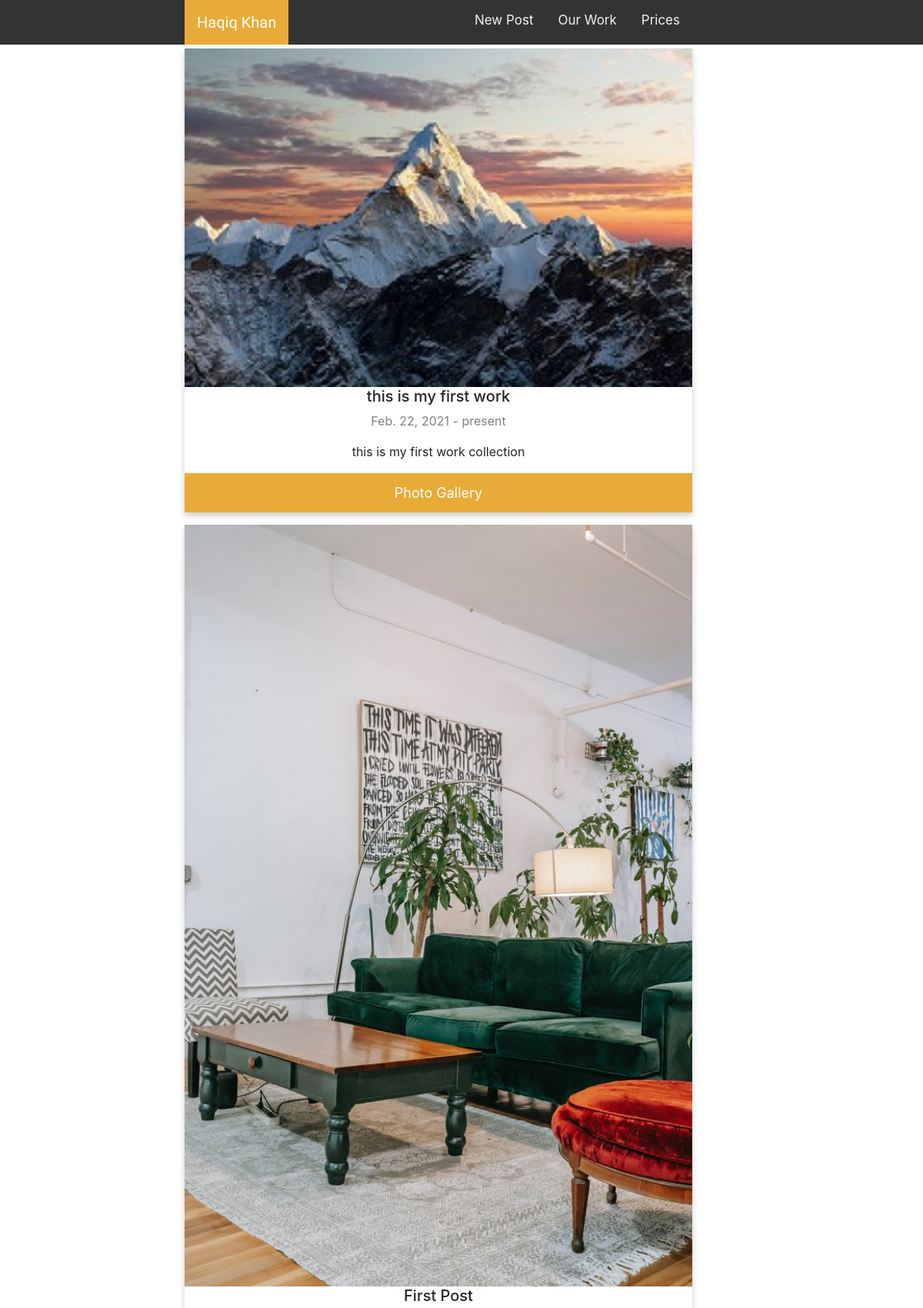
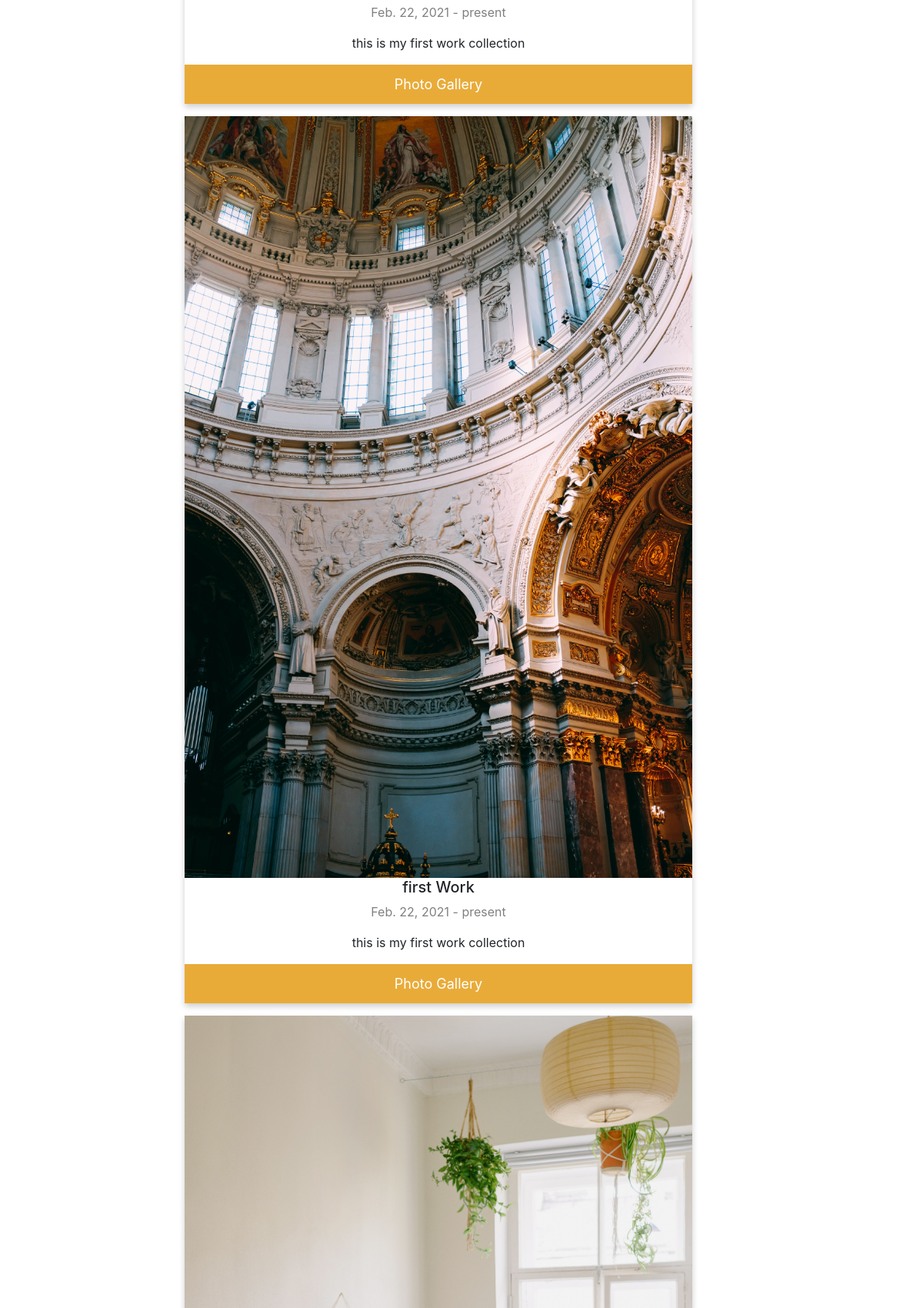
Page /ourwork (upper part) on the committed database (2 pictures, top to bottom).
### home/models.py (models this page shows, shortened)
class OurWork(models.Model):
    title = models.CharField(max_length=200)
    start_date = models.DateField()
    end_date = models.DateField(null=True, blank=True)
    description = models.CharField(max_length=1000, blank=True)
    thumbnail = models.FileField(upload_to='ourWork/')

### home/views.py (the view)
# urls.py: path('ourwork', views.our_work, name='ourWorkPage'),
def our_work(request):
    our_works = OurWork.objects.all()
    context = {
        'title': 'our work',
        'our_works': our_works
    }
    return render(request, 'home/ourWorkPage.html', context)

### templates/home/ourWorkPage.html
{% extends 'basews.html' %}
{% block content %}
              {% for our_work in our_works %}
<div class="card1 mb-3">
  <img src="/media/{{our_work.thumbnail}}" alt="Denim Jeans" style="width:100%; height:50%;">
  <h5>{{our_work.title}}</h5>
  <p class="date">{{our_work.start_date}} - {% if our_work.end_date %} {{our_work.end_date}} {% else%} present {% endif %}</p>
  <p>{{our_work.description}}</p>
  <a href="{% url 'ourWorkPhotoPage' our_work.pk %}"><button>Photo Gallery</button></a>
</div>
                {% endfor %}
 {% endblock %}

### templates/basews.html (shortened to what this page needs)
{% load static %}
<!DOCTYPE html>
<html lang="en">
<head>
    <link rel="stylesheet" href="{% static 'bootstrap/css/bootstrap.min.css' %}">
    <link rel="stylesheet" href="{% static 'style.css' %}">
</head>
<body>
    <div class="topnav" id="myTopnav">
      <div class="container1">
        <a href="{% url 'homePage' %}" class="active left-menu-item brandName">Haqiq Khan</a>
        <a href="{% url 'pricePage' %}" class="right-menu-item">Prices</a>
        <a href="{% url 'ourWorkPage' %}" class="right-menu-item">Our Work</a>
        <a href="#" class="right-menu-item">New Post</a>
      </div>
      </div>
      <div class="container1">
        {%block content%} {%endblock%}
      </div>
</body>
</html>

### static/style.css (style rules this page uses)
.container1 { margin-left: 20%; padding-right: 25%; }
.topnav { background-color: #333; overflow: hidden; margin-bottom: 5px; }
.topnav a { display: block; color: #f2f2f2; text-align: center; padding: 14px 16px; text-decoration: none; font-size: 17px; }
.left-menu-item { float: left; }
.right-menu-item { float: right; }
.topnav a.active { background-color: rgb(233, 171, 56); color: white; font-family: 'Ballet', cursive; font-size: 20px; cursor: pointer; }
.card1 { box-shadow: 0 4px 8px 0 rgba(0, 0, 0, 0.2); max-width: 100%; max-height: 50%; margin: auto; text-align: center; }
.date { color: grey; font-size: 16px; }
.card1 button { border: none; outline: 0; padding: 12px; color: white; background-color: rgb(233, 171, 56); text-align: center; cursor: pointer; width: 100%; font-size: 18px; }

### rows in the picture
OurWork: thumbnail (picture), title "this is my first work", start_date "Feb. 22, 2021", shows "present", description "this is my first work collection"
OurWork: thumbnail (picture), title "First Post", start_date "Feb. 22, 2021", shows "present", description "this is my first work collection"
OurWork: thumbnail (picture), title "first Work", start_date "Feb. 22, 2021", shows "present", description "this is my first work collection"
OurWork: thumbnail (picture)
